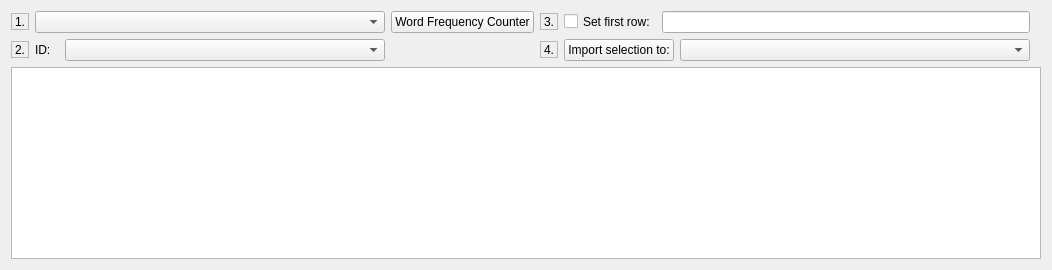
        <widget class="QWidget" name="tab_47">
         <attribute name="title">
          <string>Create Glossary</string>
         </attribute>
         <layout class="QGridLayout" name="gridLayout_17">
          <item row="0" column="0">
           <widget class="QLabel" name="label_48">
            <property name="maximumSize">
             <size>
              <width>20</width>
              <height>17</height>
             </size>
            </property>
            <property name="frameShape">
             <enum>QFrame::StyledPanel</enum>
            </property>
            <property name="text">
             <string>1.</string>
            </property>
           </widget>
          </item>
          <item row="0" column="1" colspan="2">
           <widget class="QComboBox" name="comboBoxFrequ">
            <property name="minimumSize">
             <size>
              <width>350</width>
              <height>0</height>
             </size>
            </property>
           </widget>
          </item>
          <item row="0" column="3">
           <widget class="QPushButton" name="pushButtonFrequ">
            <property name="maximumSize">
             <size>
              <width>163</width>
              <height>27</height>
             </size>
            </property>
            <property name="text">
             <string>Word Frequency Counter</string>
            </property>
           </widget>
          </item>
          <item row="0" column="4">
           <widget class="QLabel" name="label_49">
            <property name="maximumSize">
             <size>
              <width>20</width>
              <height>17</height>
             </size>
            </property>
            <property name="frameShape">
             <enum>QFrame::StyledPanel</enum>
            </property>
            <property name="text">
             <string>3.</string>
            </property>
           </widget>
          </item>
          <item row="0" column="5">
           <widget class="QCheckBox" name="checkBoxSetIDGC">
            <property name="maximumSize">
             <size>
              <width>106</width>
              <height>21</height>
             </size>
            </property>
            <property name="text">
             <string>Set first row:</string>
            </property>
           </widget>
          </item>
          <item row="0" column="6" colspan="2">
           <widget class="QLineEdit" name="lineEditFirstIDGC">
            <property name="text">
             <string/>
            </property>
           </widget>
          </item>
          <item row="1" column="0">
           <widget class="QLabel" name="label_47">
            <property name="maximumSize">
             <size>
              <width>20</width>
              <height>17</height>
             </size>
            </property>
            <property name="frameShape">
             <enum>QFrame::StyledPanel</enum>
            </property>
            <property name="text">
             <string>2.</string>
            </property>
           </widget>
          </item>
          <item row="1" column="1">
           <widget class="QLabel" name="label_14">
            <property name="maximumSize">
             <size>
              <width>24</width>
              <height>16</height>
             </size>
            </property>
            <property name="text">
             <string>ID:</string>
            </property>
           </widget>
          </item>
          <item row="1" column="2">
           <widget class="QComboBox" name="comboBoxCreateID"/>
          </item>
          <item row="1" column="4">
           <widget class="QLabel" name="label_50">
            <property name="maximumSize">
             <size>
              <width>20</width>
              <height>17</height>
             </size>
            </property>
            <property name="frameShape">
             <enum>QFrame::StyledPanel</enum>
            </property>
            <property name="text">
             <string>4.</string>
            </property>
           </widget>
          </item>
          <item row="1" column="5" colspan="2">
           <widget class="QPushButton" name="selectionToSql">
            <property name="maximumSize">
             <size>
              <width>132</width>
              <height>27</height>
             </size>
            </property>
            <property name="text">
             <string>Import selection to:</string>
            </property>
           </widget>
          </item>
          <item row="1" column="7">
           <widget class="QComboBox" name="comboBoxGCziel">
            <property name="minimumSize">
             <size>
              <width>350</width>
              <height>0</height>
             </size>
            </property>
           </widget>
          </item>
          <item row="1" column="8">
           <spacer name="horizontalSpacer_2">
            <property name="orientation">
             <enum>Qt::Horizontal</enum>
            </property>
            <property name="sizeHint" stdset="0">
             <size>
              <width>5</width>
              <height>20</height>
             </size>
            </property>
           </spacer>
          </item>
          <item row="2" column="0" colspan="9">
           <widget class="QTableWidget" name="tableWidgetFrequ"/>
          </item>
         </layout>
        </widget>
